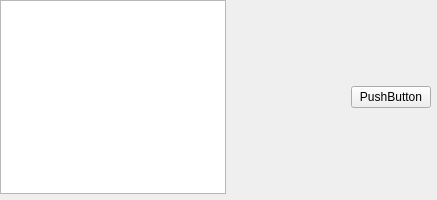
<?xml version="1.0" encoding="UTF-8"?>
<ui version="4.0">
 <class>Form</class>
 <widget class="QWidget" name="Form">
  <property name="geometry">
   <rect>
    <x>0</x>
    <y>0</y>
    <width>437</width>
    <height>200</height>
   </rect>
  </property>
  <property name="sizePolicy">
   <sizepolicy hsizetype="Minimum" vsizetype="Fixed">
    <horstretch>0</horstretch>
    <verstretch>0</verstretch>
   </sizepolicy>
  </property>
  <property name="minimumSize">
   <size>
    <width>0</width>
    <height>72</height>
   </size>
  </property>
  <property name="windowTitle">
   <string>Form</string>
  </property>
  <widget class="QWidget" name="layoutWidget">
   <property name="geometry">
    <rect>
     <x>0</x>
     <y>0</y>
     <width>431</width>
     <height>194</height>
    </rect>
   </property>
   <layout class="QHBoxLayout" name="horizontalLayout">
    <item>
     <widget class="QTextEdit" name="textEdit">
      <property name="sizePolicy">
       <sizepolicy hsizetype="Preferred" vsizetype="Preferred">
        <horstretch>0</horstretch>
        <verstretch>0</verstretch>
       </sizepolicy>
      </property>
     </widget>
    </item>
    <item>
     <spacer name="horizontalSpacer">
      <property name="orientation">
       <enum>Qt::Horizontal</enum>
      </property>
      <property name="sizeHint" stdset="0">
       <size>
        <width>148</width>
        <height>20</height>
       </size>
      </property>
     </spacer>
    </item>
    <item>
     <widget class="QPushButton" name="pushButton">
      <property name="text">
       <string>PushButton</string>
      </property>
     </widget>
    </item>
   </layout>
  </widget>
 </widget>
 <resources/>
 <connections/>
</ui>
